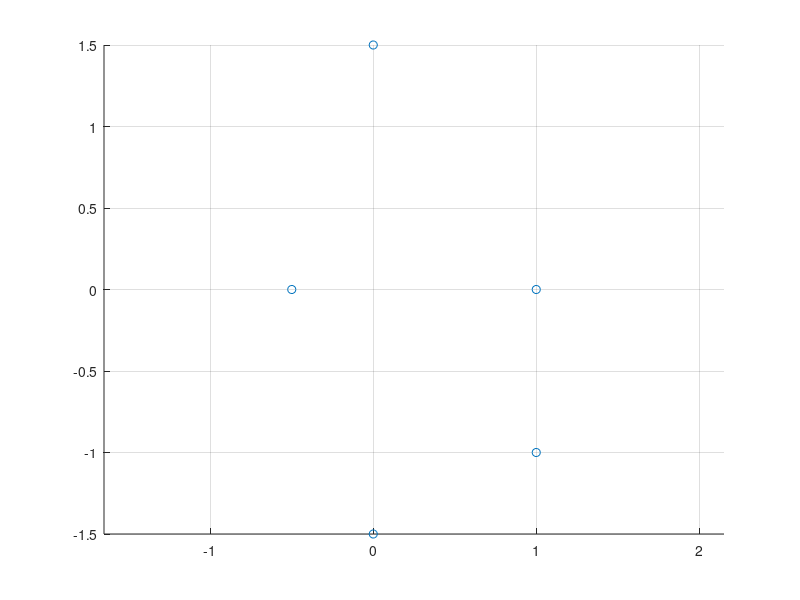

Write MATLAB code to recreate this figure. (Note: this script raises an error after producing the figure.)
%% 支持向量机的求解
X = [
  % class 0
  1, 0;
  1, -1;
  0, -1.5;
  
  % class 1
  0, 1.5;
  -0.5, 0;
];
N_c0 = 3;

% plot
scatter(X(:, 1), X(:, 2));
grid on
axis equal

% (1) for class 0
A_0 = X(1:3, :);
A_0 = -[A_0, repmat([1, 0], 3, 1)];
b_0 = zeros(3, 1);

% (2) for class 1
A_1 = [X(4:5, :), repmat([0, 1], 2, 1)];
b_1 = zeros(2, 1);

% (4) for ||w|| = 1, but it's nonlinear
A_2 = [1, 1, 0, 0];
b_2 = [1];
A_2 = [];
b_2 = [];

% (3) for b0 >= b1
A_3 = [0, 0, -1, 1];
b_3 = zeros(1, 1);

% test b0 < 10
A_tmp = [0, 0, 1, 0; 0, 0, 0, -1];
b_tmp = [10; 10];

% test b0 < 9, b1 > -9
A_tmp2 = [0, 0, 1, 0; 0, 0, 0, -1];
b_tmp2 = [9; 9];

% A
A = [A_0; A_1; A_2; A_3; A_tmp; A_tmp2];
b = [b_0; b_1; b_2; b_3; b_tmp; b_tmp2];

% 
f = -[0, 0, 1, -1];


% 
% figure(2);
[w, ans] = linprog(f, A, b);
b = (w(3) + w(4)) / 2;
% b = w(4);
disp(ans);
disp(w);
t = linspace(-3, 3, 100);
y = (b - w(1) .* t) ./ (w(2) + 1e-6);
hold on
plot(t, y, 'r-');

